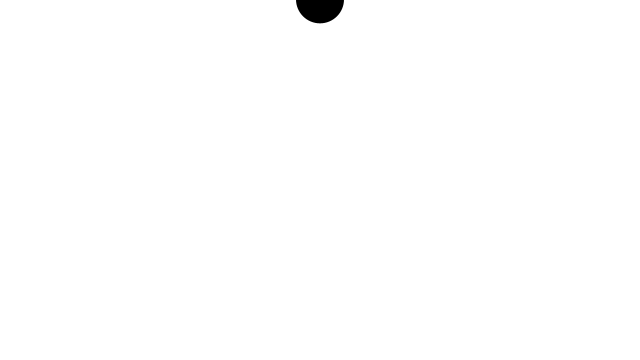
Frame 1 (no input)
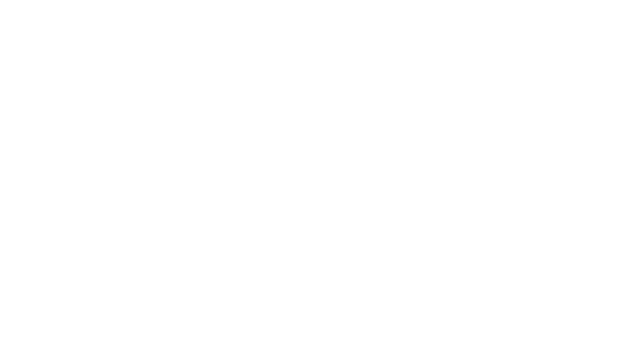
Frame 60 (the mouse pressed at the canvas centre just before this capture)
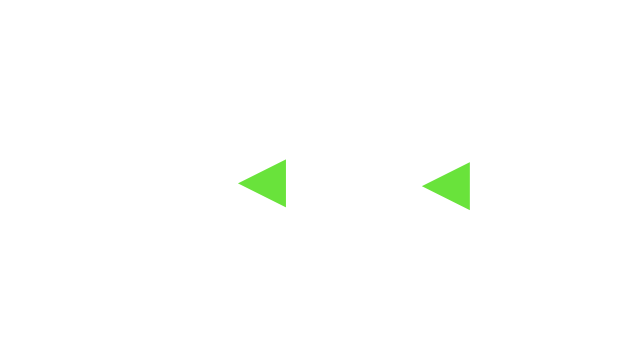
Frame 120 (the mouse held since frame 60 and released just before this capture)

The Processing sketch that drew these frames (run headless with seeded random() and noise(); from frame 60 on, the mouse is pressed at the canvas centre):

// Processing sketch: ballArray11_MehtaA
// ── ballArray11_MehtaA.pde
ArrayList<DisplayObject> displayObjects;
int displayObjectWidth = 48;

void setup() {
  size(640, 360);
  noStroke();
  // Create an empty ArrayList (will store DisplayObjects)
  displayObjects = new ArrayList<DisplayObject>();
  
  // Start by adding one element
  displayObjects.add(new Ball(width/2, 0, displayObjectWidth, (color) 0));
}

void draw() {
  background(255);

  for (int i = displayObjects.size()-1; i >= 0; i--) { 
    DisplayObject displayObject = displayObjects.get(i);
    displayObject.move();
    displayObject.display();
    if (displayObject.finished()) {
      displayObjects.remove(i);
    } 
  }   
}

void mousePressed() {
  color randomColor = color(random(255), random(255), color(255));
  int numOfObj = (int) random(1, 5);

  for (int i = 0; i < numOfObj; ++i) { 
    String[] whichObject = {"ball", "triangle", "hexagon"};
    String chosenObject = whichObject[(int) random(whichObject.length)];
    float offsetX = random(10);
    float offsetY = random(10);

    if (chosenObject == "ball") {
      displayObjects.add(new Ball(mouseX + offsetX, mouseY + offsetY, displayObjectWidth, randomColor));
    } else if (chosenObject == "triangle") {
      displayObjects.add(new TriangleThingy(mouseX + offsetX, mouseY + offsetY, displayObjectWidth, randomColor)); 
    } else {
      displayObjects.add(new Hexagon(mouseX + offsetX, mouseY + offsetY, displayObjectWidth/2, randomColor));
    }
  }

}

// ── DisplayObject.pde
class DisplayObject {  
  float x;
  float y;
  float speed;
  float gravity;
  float w;
  float life = 255;
  int normalGravity;
  color objectColor;
  
  DisplayObject(float tempX, float tempY, float tempW, color tempColor) {
    x = tempX;
    y = tempY;
    w = tempW;
    objectColor = tempColor;

    float gravityDirections[] = {-1,1};
    gravity = ((float) random(0.5)) * gravityDirections[(int) random(2)];
    speed = gravity;

    int axisOptions[] = {0,1};
    normalGravity = axisOptions[(int) random(2)];
  }
  
  void move() {
    speed = speed + gravity;
    float dampening = -0.8;

    if (normalGravity == 1) {
      y = y + speed;
      if (y > height) {
        speed = speed * -0.8;
        y = height;
      }
    } else {
      x = x + speed;
      if (x > width) {
        speed = speed * -0.8;
        x = width;
      }
    };
    print("cords: ", mouseX, mouseY, "\nSpeed: ", speed, "\n\n");
  }
  
  boolean finished() {
    life--;
    if (life < 0) {
      return true;
    } else {
      return false;
    }
  }
  
  void display() {
    fill(objectColor,life);
    ellipse(x,y,w,w);
  }
}  


// Simple bouncing ball class
class Ball extends DisplayObject { 
  Ball (float tempX, float tempY, float tempW, color tempColor) {
    super(tempX, tempY, tempW, tempColor);
  }
  void display() {
    fill(objectColor,life);
    ellipse(x,y,w,w);
  }
}  

class TriangleThingy extends DisplayObject {
  TriangleThingy (float tempX, float tempY, float tempW, color tempColor) {
    super(tempX, tempY, tempW, tempColor);
  } 
  void display() {
    fill(objectColor, life);
    triangle(
      x, y, 
      x + w, y + w/2, 
      x + w, y - w/2
    );
  }
}

// Simple Hexagon class
class Hexagon extends DisplayObject {
	float angle = TWO_PI / 6;
  Hexagon (float tempX, float tempY, float tempW, color tempColor) {
    super(tempX, tempY, tempW, tempColor);
  }
  void display() {
    fill(objectColor, life);
    beginShape();
    for (float a = 0; a < TWO_PI; a += angle) {
      float sx = x + cos(a) * w;
      float sy = y + sin(a) * w;
      vertex(sx, sy);
    }
    endShape(CLOSE);
  }
}
